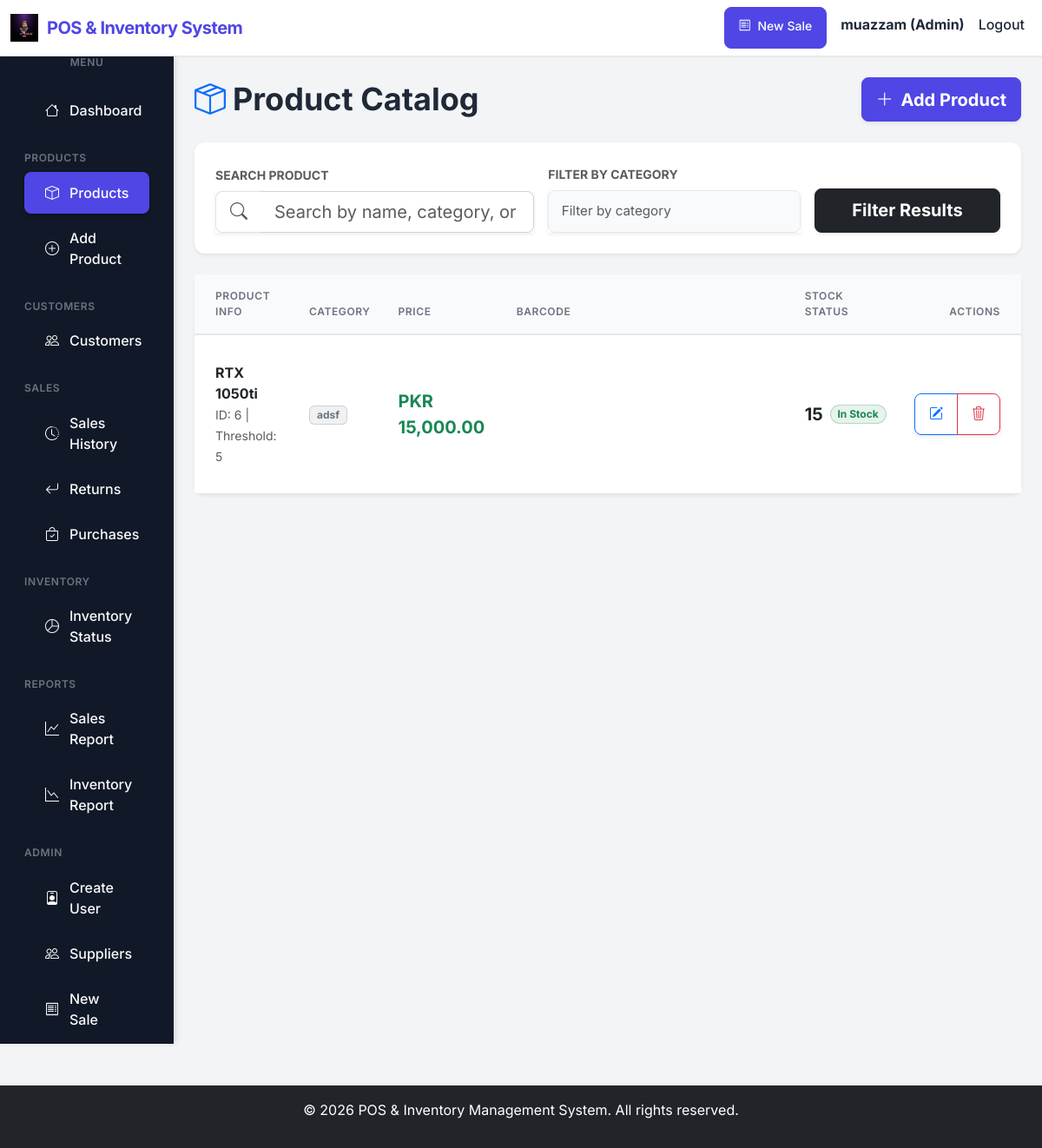
Page /products/ (signed in) on the committed database.
### core/models.py (models this page shows, shortened)
class User(AbstractUser):
    ROLE_CHOICES = (
        ('admin', 'Admin'),
        ('manager', 'Manager'),
        ('cashier', 'Cashier'),
    )
    role = models.CharField(max_length=10, choices=ROLE_CHOICES, default='cashier')

class Product(models.Model):
    name = models.CharField(max_length=255)
    description = models.TextField(blank=True, null=True)
    category = models.CharField(max_length=100, default='General')
    selling_price = models.DecimalField(max_digits=10, decimal_places=2)
    purchase_price = models.DecimalField(max_digits=10, decimal_places=2, default=0)
    stock_quantity = models.PositiveIntegerField(default=0)
    low_stock_threshold = models.PositiveIntegerField(default=10) # For low-stock notifications
    sku = models.CharField(max_length=100, blank=True, null=True, help_text="Barcode/SKU string for scanners")
    tax_rate = models.DecimalField(max_digits=5, decimal_places=2, default=0, help_text="Tax or VAT percentage (e.g., 5.00 for 5%)")
    PURCHASE_CHOICES = (
        ('cash', 'Cash'),
        ('credit', 'Credit'),
    )
    purchase_type = models.CharField(max_length=10, choices=PURCHASE_CHOICES, default='cash')
    supplier = models.ForeignKey('Supplier', on_delete=models.SET_NULL, null=True, blank=True)
    is_active = models.BooleanField(default=True)

### core/views.py (the view, shortened to what this page needs)
# urls.py: path('products/', views.product_list, name='product_list'),
@login_required
def product_list(request):
    if request.user.role == 'cashier':
        messages.error(request, 'Access denied. Manager or Admin only.')
        return redirect('dashboard')
    form = SearchProductForm(request.GET or None)
    products = Product.objects.filter(is_active=True)
    for product in products:
        product.is_low_stock = product.stock_quantity <= product.low_stock_threshold
    context = {'products': products, 'form': form}
    return render(request, 'product_list.html', context)

### core/templates/product_list.html (shortened to what this page needs)
{% extends 'base.html' %}
{% load custom_filters %}
{% block content %}
<div class="d-flex justify-content-between align-items-center mb-4">
    <h1 class="mb-0 fw-bold"><i class="bi bi-box-seam text-primary me-2"></i>Product Catalog</h1>
    <a href="{% url 'product_create' %}" class="btn btn-primary btn-lg shadow-sm fw-bold">
        <i class="bi bi-plus-lg me-1"></i> Add Product
    </a>
</div>
<div class="card shadow-sm border-0 mb-4 bg-white">
    <div class="card-body p-4">
        <form method="GET" class="row g-3 align-items-end">
            <div class="col-md-5">
                <label class="form-label text-muted fw-bold small text-uppercase">Search Product</label>
                <div class="input-group input-group-lg shadow-sm">
                    <span class="input-group-text bg-white border-end-0 text-muted"><i class="bi bi-search"></i></span>
                    {{ form.search }}
                </div>
            </div>
            <div class="col-md-4">
                <label class="form-label text-muted fw-bold small text-uppercase">Filter by Category</label>
                <div class="shadow-sm">
                    {{ form.category_filter }}
                </div>
            </div>
            <div class="col-md-3">
                <button type="submit" class="btn btn-dark btn-lg w-100 shadow-sm fw-bold">
                    Filter Results
                </button>
            </div>
        </form>
    </div>
</div>
<div class="card shadow-sm border-0">
    <div class="table-responsive">
        <table class="table table-hover align-middle mb-0">
            <thead class="bg-light">
                <tr>
                    <th class="ps-4">Product Info</th>
                    <th>Category</th>
                    <th>Price</th>
                    <th>Barcode</th>
                    <th>Stock status</th>
                    <th class="text-end pe-4">Actions</th>
                </tr>
            </thead>
            <tbody>
                {% for product in products %}
                <tr class="{% if product.is_low_stock %}bg-danger bg-opacity-10{% endif %} hover-row-bg">
                    <td class="ps-4">
                        <div class="fw-bold text-dark fs-6">{{ product.name }}</div>
                        <small class="text-muted">ID: {{ product.id }} | Threshold: {{ product.low_stock_threshold }}</small>
                    </td>
                    <td>
                        <span class="badge bg-secondary bg-opacity-10 text-secondary border border-secondary border-opacity-25 py-1 px-2">
                            {{ product.category }}
                        </span>
                    </td>
                    <td class="fw-bold text-success fs-5">{{ product.selling_price|currency }}</td>
                    <td>
                        <svg class="barcode"
                            jsbarcode-value="{% if product.sku %}{{ product.sku }}{% else %}{{ product.id|stringformat:'05d' }}{% endif %}"
                            jsbarcode-height="30"
                            jsbarcode-width="1.5"
                            jsbarcode-fontSize="12"
                            jsbarcode-margin="0"
                            jsbarcode-displayValue="true">
                        </svg>
                    </td>
                    <td>
                        <div class="d-flex align-items-center">
                            <span class="fs-5 fw-bold me-2">{{ product.stock_quantity }}</span>
                            {% if product.stock_quantity == 0 %}
                                <span class="badge bg-danger rounded-pill"><i class="bi bi-x-circle me-1"></i>Out of Stock</span>
                            {% elif product.is_low_stock %}
                                <span class="badge bg-warning text-dark rounded-pill"><i class="bi bi-exclamation-triangle me-1"></i>Low Stock</span>
                            {% else %}
                                <span class="badge bg-success bg-opacity-10 text-success border border-success border-opacity-25 rounded-pill">In Stock</span>
                            {% endif %}
                        </div>
                    </td>
                    <td class="text-end pe-4">
                        <div class="btn-group shadow-sm">
                            <a href="{% url 'product_update' product.id %}" class="btn btn-outline-primary" title="Edit">
                                <i class="bi bi-pencil-square"></i>
                            </a>
                            <a href="{% url 'product_delete' product.id %}" class="btn btn-outline-danger" title="Delete">
                                <i class="bi bi-trash3"></i>
                            </a>
                        </div>
                    </td>
                </tr>
                {% endfor %}
            </tbody>
        </table>
    </div>
</div>
{% endblock %}

### core/templates/base.html (shortened to what this page needs)
{% load static %}
<!DOCTYPE html>
<html lang="en">
<head>
    <link href="https://cdn.jsdelivr.net/npm/bootstrap@5.3.0/dist/css/bootstrap.min.css" rel="stylesheet">
    <link rel="stylesheet" href="https://cdn.jsdelivr.net/npm/sweetalert2@11/dist/sweetalert2.min.css">
    <link rel="stylesheet" href="{% static 'css/pos_modern.css' %}?v=2">
</head>
<body>
    <nav class="navbar navbar-expand-lg navbar-light">
        <div class="container-fluid">
            <a class="navbar-brand fw-bold d-flex align-items-center" href="{% url 'dashboard' %}">
                <img src="{% static 'img/logo.jpeg' %}" alt="Logo" style="height:32px; margin-right:10px;">
                <span>POS & Inventory System</span>
            </a>
            <div class="collapse navbar-collapse" id="navbarNav">
                <ul class="navbar-nav ms-auto">
                    {% if user.is_authenticated %}
                    {% if user.role == 'admin' %}
                        <li class="nav-item me-2 d-flex align-items-center">
                            <a class="btn btn-sm btn-primary" href="{% url 'sales_transaction' %}" role="button">
                                <i class="bi bi-receipt me-1"></i> New Sale
                            </a>
                        </li>
                    {% endif %}
                    <li class="nav-item">
                        <span class="nav-link fw-bold text-primary">{{ user.username }} ({{ user.get_role_display }})</span>
                    </li>
                    <li class="nav-item">
                        <a class="nav-link text-danger" href="{% url 'logout' %}">Logout</a>
                    </li>
                    {% endif %}
                </ul>
            </div>
        </div>
    </nav>
    <div class="container-fluid">
        <div class="row">
            {% if user.is_authenticated %}
            <div class="col-md-2 sidebar d-none d-md-block">
                <h5 class="text-white text-center mb-4">Menu</h5>
                <a href="{% url 'dashboard' %}" class="{% if request.resolver_match.url_name == 'dashboard' %}active{% endif %}">
                    <i class="bi bi-house"></i> Dashboard
                </a>
                {% if user.role != 'cashier' %}
                    <h6 class="text-muted mt-4 px-3">Products</h6>
                    <a href="{% url 'product_list' %}" class="{% if 'product' in request.resolver_match.url_name %}active{% endif %}">
                        <i class="bi bi-box"></i> Products
                    </a>
                    <a href="{% url 'product_create' %}">
                        <i class="bi bi-plus-circle"></i> Add Product
                    </a>
                {% endif %}
                {% if user.role != 'cashier' %}
                    <h6 class="text-muted mt-4 px-3">Customers</h6>
                    <a href="{% url 'customer_list' %}" class="{% if 'customer' in request.resolver_match.url_name %}active{% endif %}">
                        <i class="bi bi-people"></i> Customers
                    </a>
                {% endif %}
                <h6 class="text-muted mt-4 px-3">Sales</h6>
                <a href="{% url 'sales_history' %}">
                    <i class="bi bi-clock-history"></i> Sales History
                </a>
                <a href="{% url 'product_returns' %}">
                    <i class="bi bi-arrow-return-left"></i> Returns
                </a>
                {% if user.role != 'cashier' %}
                    <a href="{% url 'purchase_list' %}">
                        <i class="bi bi-bag-check"></i> Purchases
                    </a>
                {% endif %}
                {% if user.role != 'cashier' %}
                    <h6 class="text-muted mt-4 px-3">Inventory</h6>
                    <a href="{% url 'inventory_status' %}">
                        <i class="bi bi-pie-chart"></i> Inventory Status
                    </a>
                    <h6 class="text-muted mt-4 px-3">Reports</h6>
                    <a href="{% url 'sales_report' %}">
                        <i class="bi bi-graph-up"></i> Sales Report
                    </a>
                    <a href="{% url 'inventory_report' %}">
                        <i class="bi bi-graph-down"></i> Inventory Report
                    </a>
                {% endif %}
                {% if user.role == 'admin' %}
                    <h6 class="text-muted mt-4 px-3">Admin</h6>
                    <a href="{% url 'register' %}">
                        <i class="bi bi-person-badge"></i> Create User
                    </a>
                    <a href="{% url 'supplier_list' %}">
                        <i class="bi bi-people"></i> Suppliers
                    </a>
                    <a href="{% url 'sales_transaction' %}">
                        <i class="bi bi-receipt"></i> New Sale
                    </a>
                {% endif %}
            </div>
            <div class="col-md-10 p-4">
            {% else %}
            <div class="col-md-12 p-4">
            {% endif %}
                {% block content %}{% endblock %}
            </div>
        </div>
    </div>
    <footer class="bg-dark text-white text-center py-3 mt-5">
        <p>&copy; 2026 POS & Inventory Management System. All rights reserved.</p>
    </footer>
    <link rel="stylesheet" href="https://cdn.jsdelivr.net/npm/bootstrap-icons@1.10.0/font/bootstrap-icons.css">
</body>
</html>

### rows in the picture
User: username "muazzam", role "Admin"
Product: name "RTX 1050ti", id "6", low_stock_threshold "5", category "adsf", selling_price "PKR 15,000.00", stock_quantity "15", shows "In Stock"
